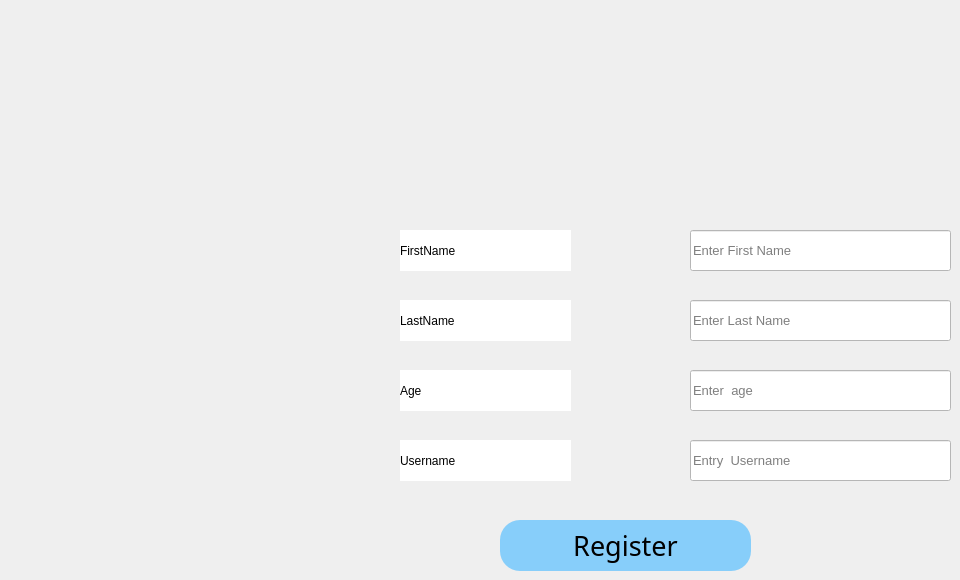
    <widget class="QWidget" name="tab_3">
     <attribute name="title">
      <string>add new user</string>
     </attribute>
     <widget class="QLabel" name="label_7">
      <property name="geometry">
       <rect>
        <x>400</x>
        <y>370</y>
        <width>171</width>
        <height>41</height>
       </rect>
      </property>
      <property name="styleSheet">
       <string notr="true">background-color:rgb(255, 255, 255);
font: 75 11pt &quot;MS Shell Dlg 2&quot;;</string>
      </property>
      <property name="text">
       <string>Age</string>
      </property>
     </widget>
     <widget class="QLabel" name="label_8">
      <property name="geometry">
       <rect>
        <x>400</x>
        <y>440</y>
        <width>171</width>
        <height>41</height>
       </rect>
      </property>
      <property name="styleSheet">
       <string notr="true">background-color:rgb(255, 255, 255);
font: 75 11pt &quot;MS Shell Dlg 2&quot;;</string>
      </property>
      <property name="text">
       <string>Username</string>
      </property>
     </widget>
     <widget class="QLabel" name="label_9">
      <property name="geometry">
       <rect>
        <x>400</x>
        <y>230</y>
        <width>171</width>
        <height>41</height>
       </rect>
      </property>
      <property name="styleSheet">
       <string notr="true">background-color:rgb(255, 255, 255);
font: 75 11pt &quot;MS Shell Dlg 2&quot;;</string>
      </property>
      <property name="text">
       <string>FirstName</string>
      </property>
     </widget>
     <widget class="QLineEdit" name="fname">
      <property name="geometry">
       <rect>
        <x>690</x>
        <y>230</y>
        <width>261</width>
        <height>41</height>
       </rect>
      </property>
      <property name="styleSheet">
       <string notr="true">background-color:rgb(255, 255, 255);font-size:10pt;</string>
      </property>
      <property name="placeholderText">
       <string>Enter First Name</string>
      </property>
     </widget>
     <widget class="QLabel" name="label_10">
      <property name="geometry">
       <rect>
        <x>500</x>
        <y>30</y>
        <width>181</width>
        <height>181</height>
       </rect>
      </property>
      <property name="font">
       <font>
        <pointsize>70</pointsize>
       </font>
      </property>
      <property name="styleSheet">
       <string notr="true">color:rgb(255, 255, 127)</string>
      </property>
      <property name="text">
       <string/>
      </property>
      <property name="pixmap">
       <pixmap>customers-icon-35906.png</pixmap>
      </property>
      <property name="scaledContents">
       <bool>true</bool>
      </property>
     </widget>
     <widget class="QLineEdit" name="usernam">
      <property name="geometry">
       <rect>
        <x>690</x>
        <y>440</y>
        <width>261</width>
        <height>41</height>
       </rect>
      </property>
      <property name="styleSheet">
       <string notr="true">background-color:rgb(255, 255, 255);font-size:10pt;</string>
      </property>
      <property name="placeholderText">
       <string>Entry  Username</string>
      </property>
     </widget>
     <widget class="QLineEdit" name="lname">
      <property name="geometry">
       <rect>
        <x>690</x>
        <y>300</y>
        <width>261</width>
        <height>41</height>
       </rect>
      </property>
      <property name="styleSheet">
       <string notr="true">background-color:rgb(255, 255, 255);font-size:10pt;</string>
      </property>
      <property name="placeholderText">
       <string>Enter Last Name</string>
      </property>
     </widget>
     <widget class="QLineEdit" name="age">
      <property name="geometry">
       <rect>
        <x>690</x>
        <y>370</y>
        <width>261</width>
        <height>41</height>
       </rect>
      </property>
      <property name="styleSheet">
       <string notr="true">background-color:rgb(255, 255, 255);font-size:10pt;</string>
      </property>
      <property name="placeholderText">
       <string>Enter  age </string>
      </property>
     </widget>
     <widget class="QPushButton" name="registerUser">
      <property name="geometry">
       <rect>
        <x>500</x>
        <y>520</y>
        <width>251</width>
        <height>51</height>
       </rect>
      </property>
      <property name="font">
       <font>
        <family>MS PGothic</family>
        <pointsize>20</pointsize>
       </font>
      </property>
      <property name="styleSheet">
       <string notr="true">background-color:rgb(135,206,250);border-radius:20</string>
      </property>
      <property name="text">
       <string>Register</string>
      </property>
     </widget>
     <widget class="QLabel" name="label_11">
      <property name="geometry">
       <rect>
        <x>400</x>
        <y>300</y>
        <width>171</width>
        <height>41</height>
       </rect>
      </property>
      <property name="styleSheet">
       <string notr="true">background-color:rgb(255, 255, 255);
font: 75 11pt &quot;MS Shell Dlg 2&quot;;</string>
      </property>
      <property name="text">
       <string>LastName</string>
      </property>
     </widget>
    </widget>
